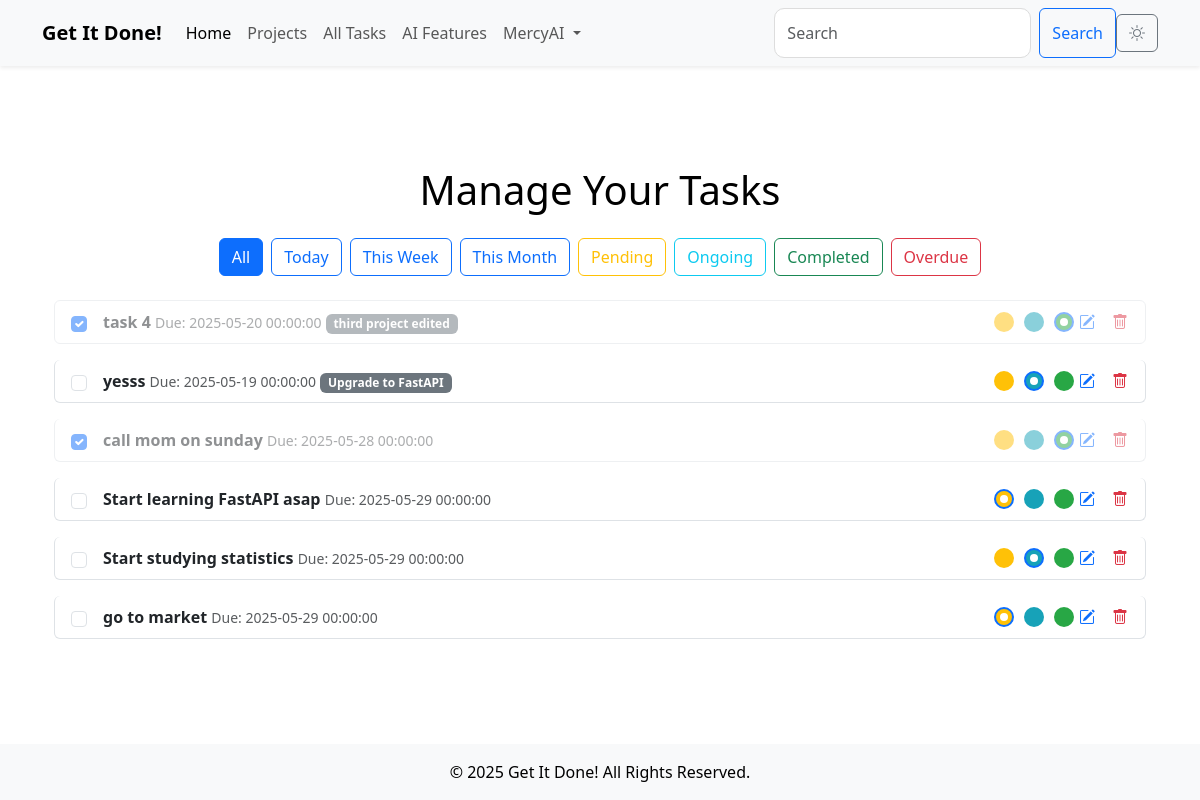
/tasks (signed in), run on an earlier commit of the app's database.
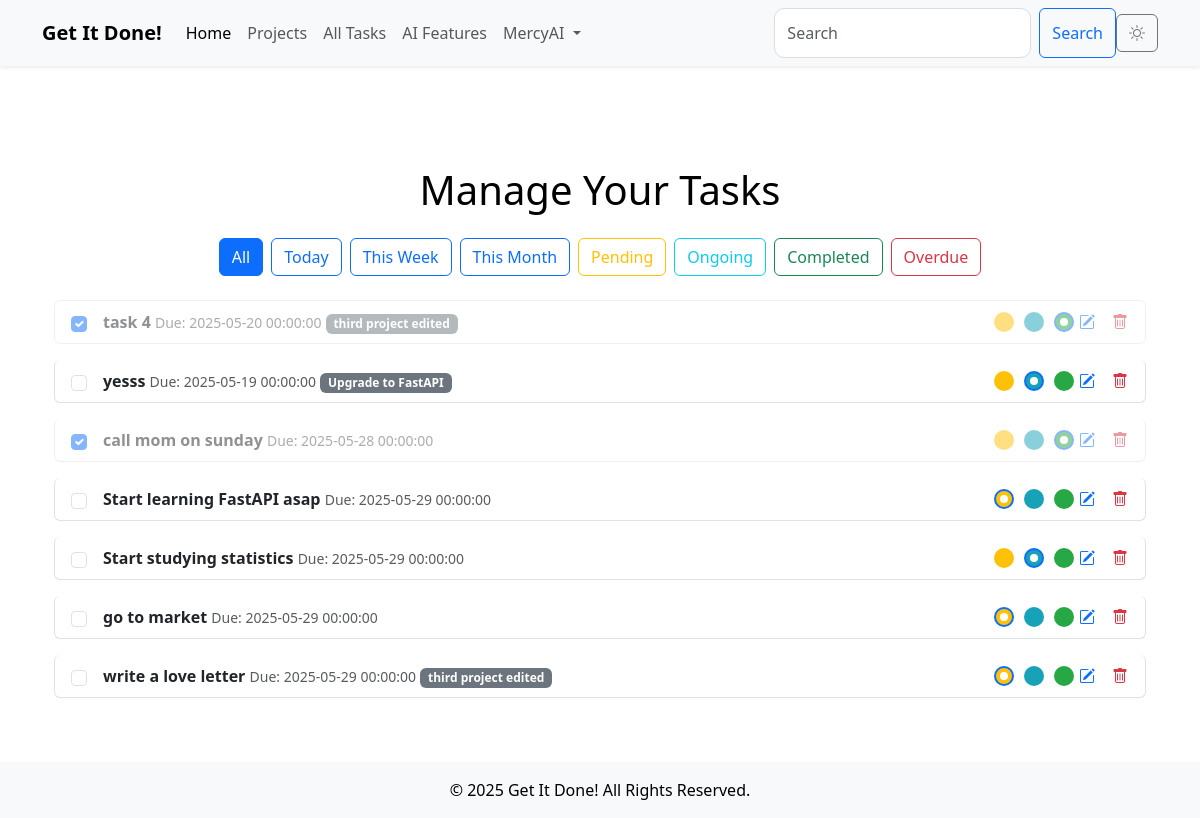
And on a later commit of the database.
### models.py (models this page shows, shortened)
class Task(db.Model):
    id = db.Column(db.Integer, primary_key=True)
    title = db.Column(db.String(200), nullable=False)
    description = db.Column(db.Text, nullable=True)
    due_date = db.Column(db.DateTime, nullable=True)
    created_at = db.Column(db.DateTime, default=db.func.current_timestamp())
    updated_at = db.Column(db.DateTime, default=db.func.current_timestamp(), onupdate=db.func.current_timestamp())
    priority = db.Column(Enum(PriorityLevel), nullable=False)
    status = db.Column(Enum(TaskStatus), nullable=False)
    deleted_at = db.Column(db.DateTime, nullable=True)
    user_id = db.Column(db.Integer, db.ForeignKey('user.id'), nullable=False, index=True)
    project_id = db.Column(db.Integer, db.ForeignKey('project.id'), nullable=True, index=True)  # Link to Project

class Project(db.Model):
    id = db.Column(db.Integer, primary_key=True)
    name = db.Column(db.String(200), nullable=False, unique=True)
    description = db.Column(db.Text, nullable=True)
    deadline = db.Column(db.DateTime, nullable=True)
    created_at = db.Column(db.DateTime, default=db.func.current_timestamp())
    updated_at = db.Column(db.DateTime, default=db.func.current_timestamp(), onupdate=db.func.current_timestamp())
    owner_id = db.Column(db.Integer, db.ForeignKey('user.id'), nullable=False, index=True)  # Project owner
    owner = db.relationship('User', backref='projects')  # Link to the User model
    tasks = db.relationship('Task', backref='project', lazy='select')  # Link to the Task model

### main.py (the view)
@app.route('/tasks', methods=['GET'])
@login_required
def tasks():
    form = BaseForm()
    filter_type = request.args.get('filter', 'all')
    tasks_query = Task.query.filter_by(user_id=current_user.id)
    if filter_type == 'today':
        tasks = tasks_query.filter(Task.due_date == date.today()).all()
    elif filter_type == 'week':
        start_of_week = date.today() - timedelta(days=date.today().weekday())
        end_of_week = start_of_week + timedelta(days=6)
        tasks = tasks_query.filter(Task.due_date.between(start_of_week, end_of_week)).all()
    elif filter_type == 'month':
        tasks = tasks_query.filter(extract('month', Task.due_date) == date.today().month).all()
    elif filter_type == 'pending':
        tasks = tasks_query.filter_by(status=TaskStatus.Pending).all()
    elif filter_type == 'ongoing':
        tasks = tasks_query.filter_by(status=TaskStatus.In_Progress).all()
    elif filter_type == 'completed':
        tasks = tasks_query.filter_by(status=TaskStatus.Done).all()
    elif filter_type == 'overdue':
        tasks = tasks_query.filter(Task.due_date < date.today(), Task.status != TaskStatus.Done).all()
    else:
        tasks = tasks_query.all()
    pending_count = tasks_query.filter_by(status=TaskStatus.Pending).count()
    ongoing_count = tasks_query.filter_by(status=TaskStatus.In_Progress).count()
    completed_count = tasks_query.filter_by(status=TaskStatus.Done).count()
    return render_template(
        'tasks.html',
        tasks=tasks,
        filter_type=filter_type,
        pending_count=pending_count,
        ongoing_count=ongoing_count,
        completed_count=completed_count,
        form=form
    )

### main.py
class BaseForm(FlaskForm):
    pass    #Create an instance of the form class in every route that requires CSRF protection ie form = BaseForm()

### main.py (called while the page is built)
@login_manager.user_loader
def load_user(user_id):
    return User.query.get(int(user_id))

### templates/tasks.html (shortened to what this page needs)
{% extends 'base.html' %}
{% block content %}
<div class="container mt-5">
    <h1 class="text-center mb-4">Manage Your Tasks</h1>
    <div class="filter-bar mb-4 d-flex justify-content-center">
        <a href="{{ url_for('tasks', filter='all') }}" class="btn btn-outline-primary me-2 {% if filter_type == 'all' %}active{% endif %}">All</a>
        <a href="{{ url_for('tasks', filter='today') }}" class="btn btn-outline-primary me-2 {% if filter_type == 'today' %}active{% endif %}">Today</a>
        <a href="{{ url_for('tasks', filter='week') }}" class="btn btn-outline-primary me-2 {% if filter_type == 'week' %}active{% endif %}">This Week</a>
        <a href="{{ url_for('tasks', filter='month') }}" class="btn btn-outline-primary me-2 {% if filter_type == 'month' %}active{% endif %}">This Month</a>
        <a href="{{ url_for('tasks', filter='pending') }}" class="btn btn-outline-warning me-2 {% if filter_type == 'pending' %}active{% endif %}">Pending</a>
        <a href="{{ url_for('tasks', filter='ongoing') }}" class="btn btn-outline-info me-2 {% if filter_type == 'ongoing' %}active{% endif %}">Ongoing</a>
        <a href="{{ url_for('tasks', filter='completed') }}" class="btn btn-outline-success me-2 {% if filter_type == 'completed' %}active{% endif %}">Completed</a>
        <a href="{{ url_for('tasks', filter='overdue') }}" class="btn btn-outline-danger {% if filter_type == 'overdue' %}active{% endif %}">Overdue</a>
    </div>
    {% if tasks|length > 0 %}
    <div class="task-list">
        <ul id="task-list" class="list-group">
            {% for task in tasks %}
            <li class="list-group-item task-item rounded mb-3 {% if task.status.value == 'Done' %}completed{% endif %}" data-task-id="{{ task.id }}" draggable="true">
                <div class="d-flex justify-content-between align-items-center">
                    <input type="checkbox" class="form-check-input me-3" {% if task.status.value == 'Done' %}checked{% endif %} onclick="markTaskComplete({{ task.id }})">
                    <div class="flex-grow-1">
                        <strong class="{% if task.is_overdue %}text-danger{% endif %}">{{ task.title }}</strong>
                        <small class="text-muted">Due: {{ task.due_date }}</small>
                        <span class="badge bg-secondary">{{ task.project.name }}</span>
                    </div>
                    <div class="status-checkboxes d-flex align-items-center">
                        <input type="radio" name="status-{{ task.id }}" class="form-check-input pending" {% if task.status.value == 'Pending' %}checked{% endif %} onclick="updateTaskStatus({{ task.id }}, 'Pending')">
                        <input type="radio" name="status-{{ task.id }}" class="form-check-input ongoing" {% if task.status.value == 'In Progress' %}checked{% endif %} onclick="updateTaskStatus({{ task.id }}, 'In Progress')">
                        <input type="radio" name="status-{{ task.id }}" class="form-check-input completed" {% if task.status.value == 'Done' %}checked{% endif %} onclick="updateTaskStatus({{ task.id }}, 'Done')">
                    </div>
                    <div class="d-flex align-items-center">
                        <a href="{{ url_for('edit_task', task_id=task.id) }}" class="text-primary me-3" title="Edit Task">
                            <i class="bi bi-pencil-square"></i>
                        </a>
                        <button class="btn btn-link text-danger p-0" title="Delete Task" onclick="deleteTask({{ task.id }})">
                            <i class="bi bi-trash"></i>
                        </button>
                    </div>
                </div>
            </li>
            {% endfor %}
        </ul>
    </div>
    {% else %}
    <div class="alert alert-info text-center" role="alert">
        No tasks found for this filter.
    </div>
    {% endif %}
</div>
{% endblock %}

What changed in the data, as far as the page shows it:
added Task: title "write a love letter", due_date "2025-05-29 00:00:00", project.name "third project edited", status "☑"
